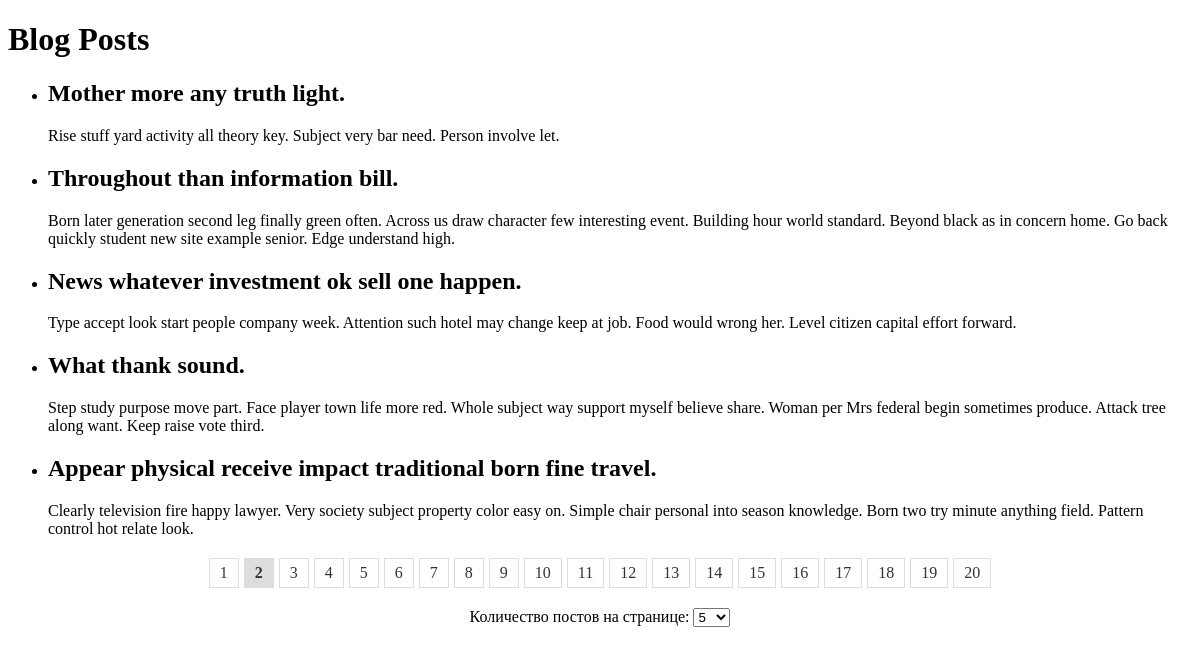
The app's page /?page=2&items_per_page=5 with its own data.
### blog/models.py (models this page shows, shortened)
class BlogPost(models.Model):
    title = models.CharField(max_length=200)
    content = models.TextField()
    created_at = models.DateTimeField(auto_now_add=True)

### blog/views.py (the view)
# urls.py: path('', blog_list, name='blog_list'),
def blog_list(request):
    items_per_page = int(request.GET.get('items_per_page', 5))
    posts = BlogPost.objects.all()
    paginator = Paginator(posts, items_per_page)
    page_number = request.GET.get('page')
    page_obj = paginator.get_page(page_number)
    return render(request, 'blog/blog_list.html', {
        'page_obj': page_obj,
        'items_per_page': items_per_page,
    })

### blog/templates/blog/blog_list.html (shortened to what this page needs)
<!DOCTYPE html>
<html lang="en">
<head>
</head>
<body>
    <h1>Blog Posts</h1>
    <ul>
        {% for post in page_obj %}
            <li>
                <h2>{{ post.title }}</h2>
                <p>{{ post.content }}</p>
            </li>
        {% endfor %}
    </ul>
    <div class="pagination">
        {% for page_num in page_obj.paginator.page_range %}
            {% if page_num == page_obj.number %}
                <span class="active">{{ page_num }}</span>
            {% else %}
                <a href="?page={{ page_num }}&items_per_page={{ items_per_page }}">{{ page_num }}</a>
            {% endif %}
        {% endfor %}
    </div>
    <form method="get">
        <label for="items_per_page">Количество постов на странице:</label>
        <select name="items_per_page" id="items_per_page" onchange="this.form.submit()">
            <option value="5" {% if items_per_page == 5 %}selected{% endif %}>5</option>
        </select>
    </form>
</body>
</html>

### blog/templates/blog/blog_list.html (style rules this page uses)
.pagination { margin: 20px 0; display: flex; justify-content: center; gap: 5px; }
.pagination a, .pagination span { padding: 5px 10px; border: 1px solid #ddd; text-decoration: none; color: #333; }
.pagination .active { font-weight: bold; background-color: #ddd; }
form { text-align: center; margin-top: 20px; }

### records on screen
BlogPost: title "Mother more any truth light.", content "Rise stuff yard activity all theory key. Subject very bar need. Person involve let."
BlogPost: title "Throughout than information bill.", content "Born later generation second leg finally green often. Across us draw character few interesting event. Building hour world standard. Beyond black as in concern home. Go back quickly student new site example senior. Edge understand high."
BlogPost: title "News whatever investment ok sell one happen.", content "Type accept look start people company week. Attention such hotel may change keep at job. Food would wrong her. Level citizen capital effort forward."
BlogPost: title "What thank sound.", content "Step study purpose move part. Face player town life more red. Whole subject way support myself believe share. Woman per Mrs federal begin sometimes produce. Attack tree along want. Keep raise vote third."
BlogPost: title "Appear physical receive impact traditional born fine travel.", content "Clearly television fire happy lawyer. Very society subject property color easy on. Simple chair personal into season knowledge. Born two try minute anything field. Pattern control hot relate look."

### other values on screen
{{ page_num }} "1" "3" "4" "5" "6" "7" "8" "9" "10" "11" "12" "13" "14" "15" "16" "17" "18" "19" "20"
{{ page_num }} "2"
